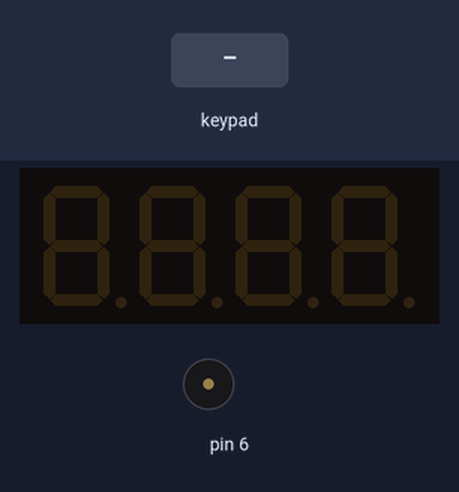
A program run on a simulated Arduino Uno, built with avr-gcc and run on an emulated ATmega328P. Parts: 4-digit seven-segment display, buzzer (waves = sounding). The inputs (shaded band) are chosen by the test bench.

Above: at 1.2 s.
1.3 s: keypad keys 9 8 7 # pressed 0.4 s apart
At 3.8 s:
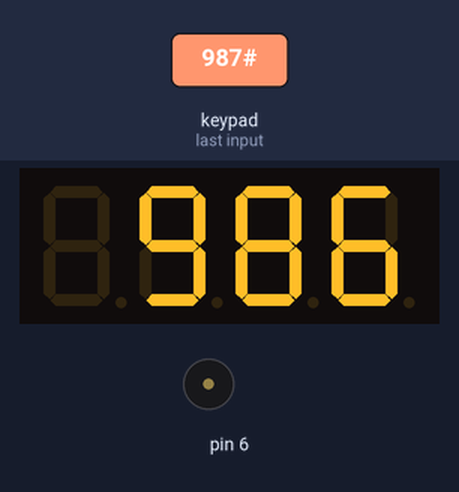
4.4 s: key '*' pressed
At 5.6 s:
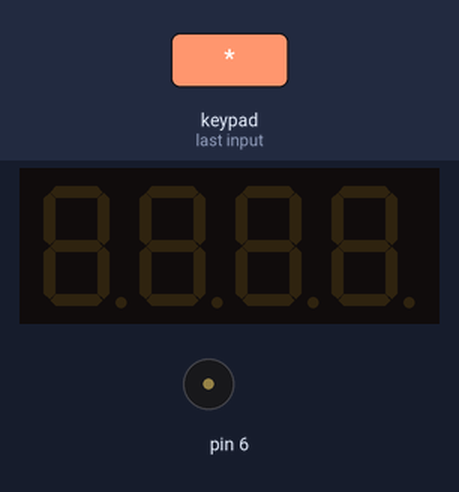
5.9 s: key '1' pressed
At 7.0 s:
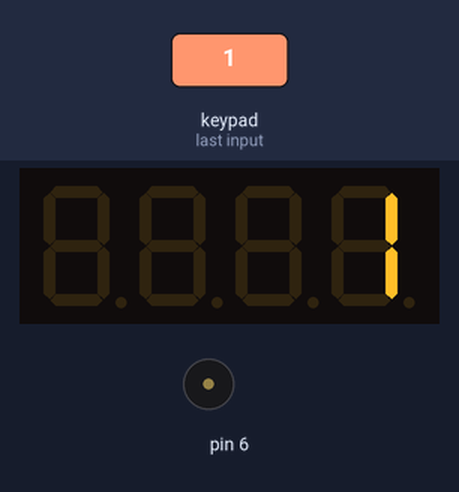
7.4 s: keypad keys 1 3 1 2 1 1 1 0 pressed 0.4 s apart
At 11.5 s:
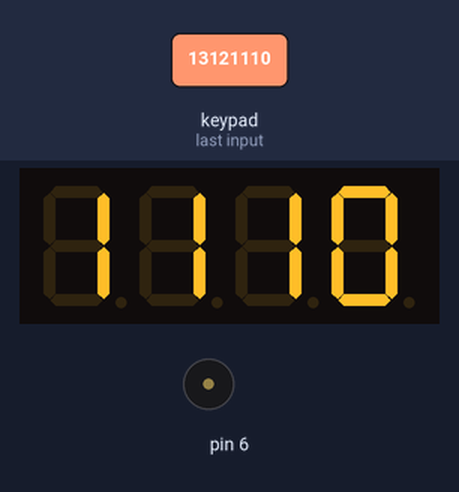
Timing chart, 0 to 13.0 s (numbered marks = the images above; inputs shaded):
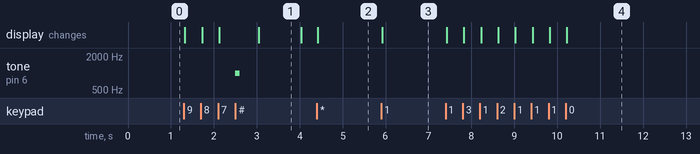

Measured:
- after the input at 1.3 s, tone on pin 6: silent → 1000 Hz after 1.2 s, → silent 0.10 s later; the display: first changes at once (image 1 shows a later state)
- after the input at 4.4 s, the display: changes at once (image 2)
- after the input at 5.9 s, the display: changes at once (image 3)
- after the input at 7.4 s, the display: first changes at once (image 4 shows a later state)

The program:

main.cpp
```cpp
#include <Arduino.h>
#include <TM1637Display.h>
#include <Keypad.h>
const byte ROWS = 4; //four rows
const byte COLS = 3; //three columns
//define the cymbols on the buttons of the keypads
char hexaKeys[ROWS][COLS] = {
{'1','2','3'},
{'4','5','6'},
{'7','8','9'},
{'*','0','#'}
};
byte rowPins[ROWS] = {13, 12, 11, 10}; //connect to the row pinouts of the keypad
byte colPins[COLS] = {9, 8, 7}; //connect to the column pinouts of the keypad
//initialize an instance of class NewKeypad
Keypad customKeypad = Keypad( makeKeymap(hexaKeys), rowPins, colPins, ROWS, COLS);

// Module connection pins (Digital Pins)
#define CLK 2
#define DIO 3
// The amount of time (in milliseconds) between tests
#define TEST_DELAY 2000
const uint8_t SEG_DONE[] = {
SEG_B | SEG_C | SEG_D | SEG_E | SEG_G, // d
SEG_A | SEG_B | SEG_C | SEG_D | SEG_E | SEG_F, // O
SEG_C | SEG_E | SEG_G, // n
SEG_A | SEG_D | SEG_E | SEG_F | SEG_G // E
};
TM1637Display display(CLK, DIO);
static uint8_t data[] = { 0x00, 0x00, 0x00, 0x00 };
static uint8_t value[] = { 0x00, 0x00, 0x00, 0x00 } ;

static uint_fast16_t countDownNumber = 100;
static unsigned long time;
static uint8_t runningCountdown = 0;


void setup()
{
  display.setBrightness(254);
  // tone(6, 5000, 5000); // Send 1KHz sound signal...
  Serial.begin(9600);
  display.setSegments(data);
}

void leftShiftDisplay(int newValue)
{
  if(data[1] != 0)
  {
    data[0] = data[1];
    value[0] = value[1];
  }
  if(data[2] != 0)
  {
    data[1] = data[2];
    value[1] = value[2];
  }
  if(data[3] != 0)
  {
    data[2] = data[3];
    value[2] = value[3];
  }

  data[3] = display.encodeDigit(newValue);
  value[3] = (uint8_t)newValue - 48;
  // Serial.println(value[3]);
}

void displayNumber(int toDisplay)
{
  // Serial.println(toDisplay);
  int number = 0;
  int left = toDisplay;

  if(toDisplay > 999)
  {
    number = toDisplay / 1000;
    data[0] = display.encodeDigit(number);
    value[0] = number;
    //Serial.print(number);
    left -= number * 1000;
  }
  else
  {
    data[0] = 0;
    value[0] = 0;
  }


  if(toDisplay > 99)
  {
    number = left / 100;
    data[1] = display.encodeDigit(number);
    value[1] = number;
    // Serial.print(number);
    left -= number*100;
  }
  else
  {
    data[1] = 0;
    value[1] = 0;
  }

  if(toDisplay > 9)
  {
    number = left / 10;
    data[2] = display.encodeDigit(number);
    value[2] = number;
    // Serial.print(number);
    left -= number * 10;
  }
  else
  {
    data[2] = 0;
    value[2] = 0;
  }

  data[3] = display.encodeDigit(left);
  value[3] = left;
  // Serial.println(value[3]);
  display.setSegments(data);
}

void loop()
{

  char customKey = customKeypad.getKey();
  if (customKey)
  {
    // Serial.println(customKey);

    if(customKey == '#')
    {
      if (value[3] != 0)
      {
        tone(6, 1000, 100); // Send 1KHz sound signal...
        countDownNumber = (uint_fast16_t)
                          ((uint_fast16_t)value[0] * 1000) +
                          ((uint_fast16_t)value[1] * 100) +
                          ((uint_fast16_t)value[2] * 10) +
                          ((uint_fast16_t)value[3]);
        countDownNumber += millis() / 1000;

        // Serial.println(countDownNumber);
        runningCountdown = 1;
      }
    }
    else if(customKey == '*')
    {
      data[0] = 0; data[1] = 0;data[2] = 0;data[3] = 0;
      value[0] = 0; value[1] = 0;value[2] = 0;value[3] = 0;
      display.setSegments(data);
      runningCountdown = 0;
    }
    else if (runningCountdown == 0)
    {
      leftShiftDisplay(customKey);
      display.setSegments(data);
    }
  }

  if(runningCountdown == 1)
  {
    //long startTime = millis();
    if((millis()/1000) < countDownNumber){
      displayNumber(countDownNumber -(millis()/1000));
    }
    else
    {
      displayNumber(0);
      runningCountdown = 2;
      countDownNumber += 3;
      tone(6, 1000, 3500);
    }
  }
  else if(runningCountdown == 2)
  {
      if((millis()/1000) > countDownNumber)
      {
        data[0] = 0; data[1] = 0;data[2] = 0;data[3] = 0;
        value[0] = 0; value[1] = 0;value[2] = 0;value[3] = 0;
        display.setSegments(data);
        runningCountdown = 0;
      }
  }

}
```
